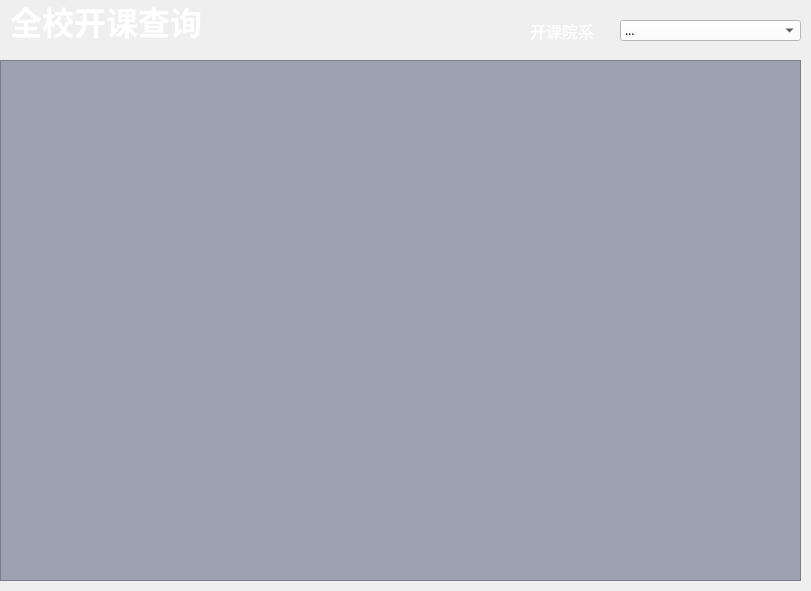
   <widget class="QWidget" name="ClassTable" native="true">
    <property name="geometry">
     <rect>
      <x>260</x>
      <y>40</y>
      <width>811</width>
      <height>591</height>
     </rect>
    </property>
    <property name="font">
     <font>
      <family>等线</family>
     </font>
    </property>
    <widget class="QTableView" name="classTable">
     <property name="geometry">
      <rect>
       <x>0</x>
       <y>60</y>
       <width>801</width>
       <height>521</height>
      </rect>
     </property>
     <property name="styleSheet">
      <string notr="true">background-color: rgb(158, 161, 176);
</string>
     </property>
     <property name="editTriggers">
      <set>QAbstractItemView::NoEditTriggers</set>
     </property>
     <property name="sortingEnabled">
      <bool>true</bool>
     </property>
    </widget>
    <widget class="QLabel" name="label_2">
     <property name="geometry">
      <rect>
       <x>10</x>
       <y>-10</y>
       <width>251</width>
       <height>61</height>
      </rect>
     </property>
     <property name="font">
      <font>
       <family>等线</family>
       <pointsize>24</pointsize>
       <weight>75</weight>
       <bold>true</bold>
      </font>
     </property>
     <property name="styleSheet">
      <string notr="true">color: rgb(255, 255, 255);</string>
     </property>
     <property name="text">
      <string>全校开课查询</string>
     </property>
    </widget>
    <widget class="QComboBox" name="comboBox">
     <property name="geometry">
      <rect>
       <x>620</x>
       <y>20</y>
       <width>181</width>
       <height>21</height>
      </rect>
     </property>
     <property name="styleSheet">
      <string notr="true">background-color: rgb(255, 255, 255);</string>
     </property>
     <item>
      <property name="text">
       <string>...</string>
      </property>
     </item>
    </widget>
    <widget class="QLabel" name="label_4">
     <property name="geometry">
      <rect>
       <x>530</x>
       <y>20</y>
       <width>81</width>
       <height>21</height>
      </rect>
     </property>
     <property name="font">
      <font>
       <family>微软雅黑</family>
       <pointsize>12</pointsize>
      </font>
     </property>
     <property name="styleSheet">
      <string notr="true">color: rgb(255, 255, 255);</string>
     </property>
     <property name="text">
      <string>开课院系</string>
     </property>
    </widget>
   </widget>
